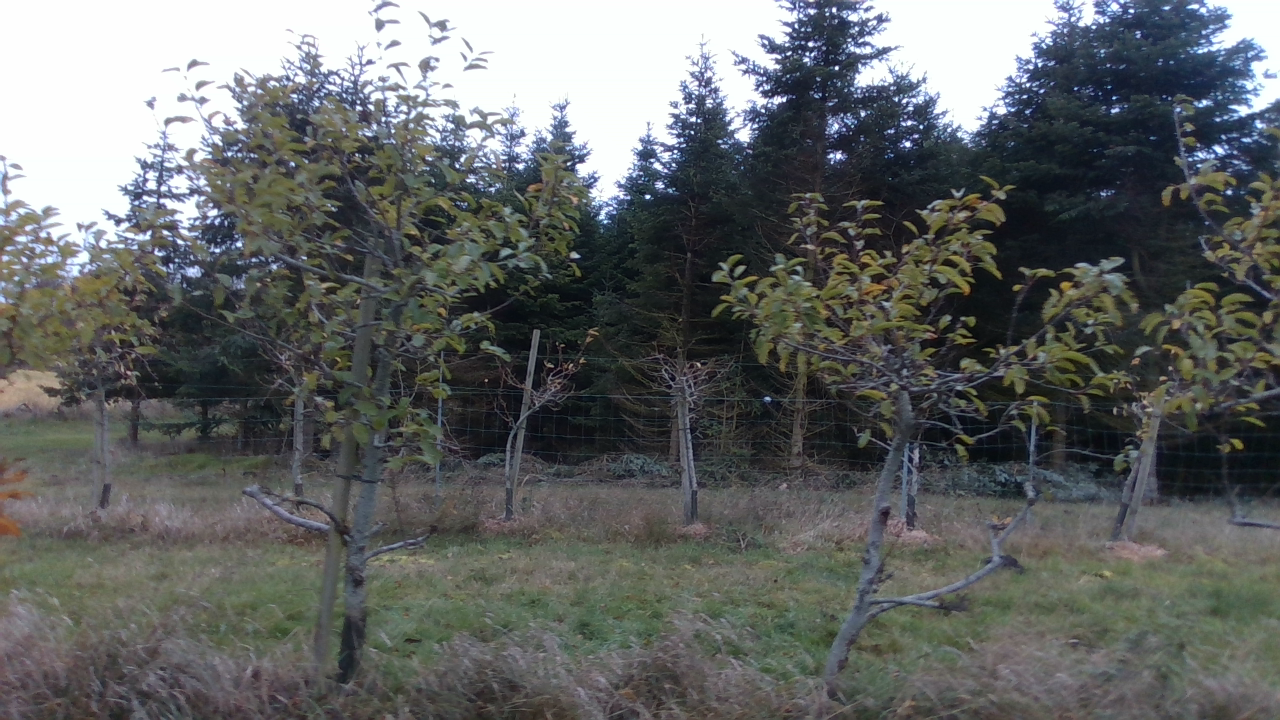
#> input picture RGB_color_pic_Color.png, 1280 x 720 px
$ python -i Main.py   (imports and definitions only)
#> lines starting #> are read from the running program, lines starting #| are printed output that depends on the picture
### colorFiltering.py
import cv2
import numpy as np
# This function colorThresholding extracts color in defined min and max BGR values.

# Used for testing
img = cv2.imread('RGB_color_pic_Color.png')
#> img is the input picture: shape (720, 1280, 3); mean B, G, R 101.1, 101.7, 98.7

# Threshold used to remove the sky
minThresh = np.array([230, 230, 230])  # ([minB, minG, minR])
maxThresh = np.array([255, 255, 255])  # ([maxB, maxG, maxR])


# This function is used in the main program
# [30 lines left out: functions colorThresholding, main, not called in this run]

    # if pressed escape exit program

    # Acces each frame from depth image
    # for f, frame in enumerate(depth_color_image):
    # print("Depth" + str(depth_frame.get_frame_number()))  # Acces frame number (Hvis det kan bruges til noget)
    # Acces each frame from Color image
    # for f, frame in enumerate(color_image):
    # Acces frame number
    # <print("Color" + str(color_frame.get_frame_number()))

    # if pressed escape exit program

# [2 lines that do not run on import are left out]

### Main.py
import os
from os import path
from sys import platform
import cv2
import numpy as np
import pyrealsense2 as rs
import time
from imutils.object_detection import non_max_suppression
from colorFiltering import colorThresholding


# [197 lines left out: functions pathToFile, initialize, getFrames, removeBackground, cutTrunkAndGround, not called in this run]


def findTrunk(binaryImage):
    # The binary image there is used as input is converted to BGR to make sure
    # it is possible to add bounding boxes in color later

    # Then a ROI is created to focus the template matching in the area where the trunks are located
    inputImg = cv2.cvtColor(binaryImage, cv2.COLOR_GRAY2BGR)
    height, width = binaryImage.shape
    ROI = binaryImage[(height // 2)+20:height-80, 0:width]
    ROIh, ROIw = ROI.shape
    ROI = cv2.cvtColor(ROI, cv2.COLOR_GRAY2BGR)

    # Then to determined how many template the folder is run through and added the template to a list
    numberOfTemplates = 0
    templateList = list()
    for trunk in os.listdir("Trunks"):
        if path.isfile(path.join("Trunks", trunk)):
            numberOfTemplates += 1
            template = cv2.imread(f"Trunks\\Trunk{numberOfTemplates}.png")
            templateList.append(template)

    # Then the templates is used for template matching on the ROI one at the time using the SQDIFF NORMED method
    # Then for each match there is better than 0.28 it adds that location to a new list containing the best matching
    # The locations is added to the list together with the opposite corner so the bounding boxes can be created.
    boxes = list()
    for i in range(numberOfTemplates):
        H, W = templateList[i].shape[:2]
        outputTemplate = cv2.matchTemplate(ROI, templateList[i], cv2.TM_SQDIFF_NORMED)
        (y_points, x_points) = np.where(outputTemplate <= 0.28)

        outputTemplate = cv2.cvtColor(outputTemplate, cv2.COLOR_GRAY2BGR)

        for (x, y) in zip(x_points, y_points):
            box = (x, y, x + W, y + H)
            boxes.append(box)

    # Then non-max suppression is done on the found matches to eliminate the overlapping matches
    boxes = non_max_suppression(np.array(boxes), overlapThresh=0.5)

    # Then all the matches is printed onto the input image and then that image is returned.
    inputImg_C = inputImg.copy()
    for (x1, y1, x2, y2) in boxes:
        cv2.rectangle(outputTemplate, (x1, y1), (x2, y2), (255, 0, 0), 3)
        cv2.rectangle(ROI, (x1, y1), (x2, y2), (255, 0, 0), 3)
        cv2.rectangle(inputImg_C, (x1 - 10, y1 + height - 80 - ROIh),
                      (x2 + 10, y2 + height - 80 - ROIh), (255, 0, 0), 3)
        # cv2.rectangle(inputImg_C, (0,((height // 2)+20)), (0+ROIw,((height // 2)+20+ROIh)), (255,50,125), 3)

    return inputImg_C


# [132 lines left out: functions findContours, imageShow, main, not called in this run]


# [2 lines not run here, left out]

>>> import cv2
>>> picture = cv2.imread('RGB_color_pic_Color.png', cv2.IMREAD_GRAYSCALE)
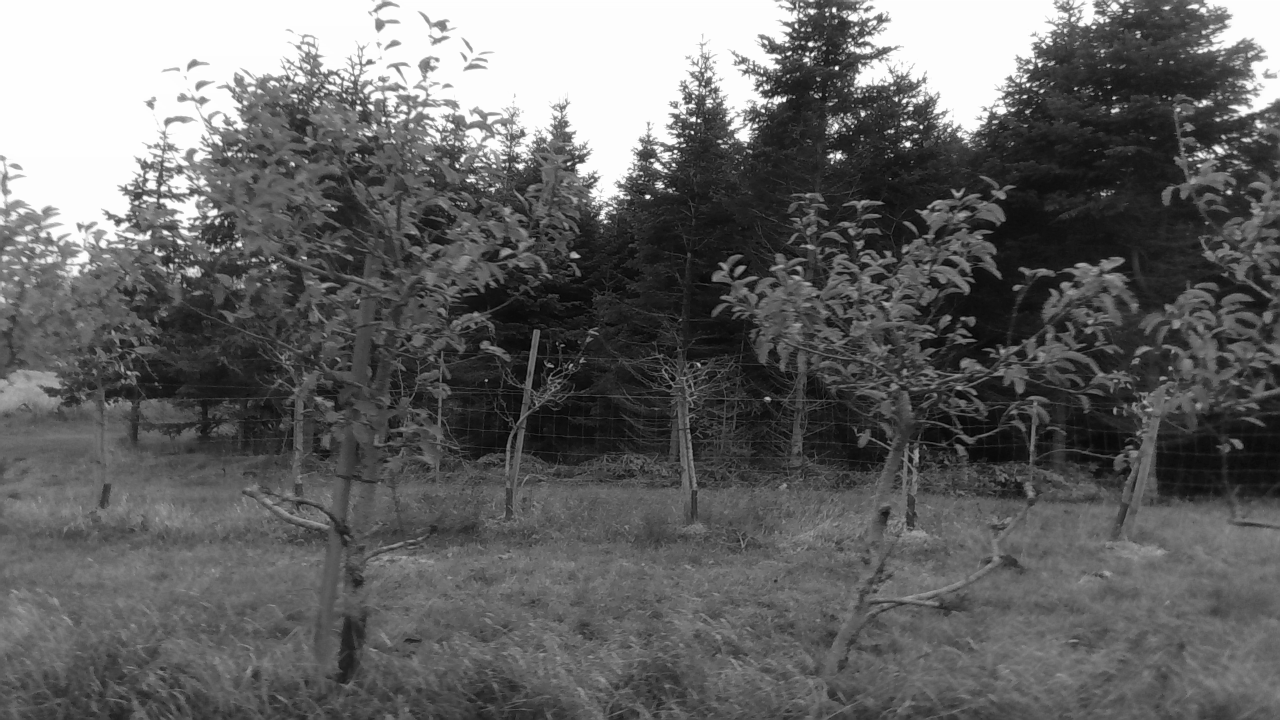
#> picture: shape (720, 1280); min 2, max 254, mean 100.3
>>> result = findTrunk(picture)
#> in findTrunk, `ROI = binaryImage[(height // 2)+20:height-80, 0:width]`:
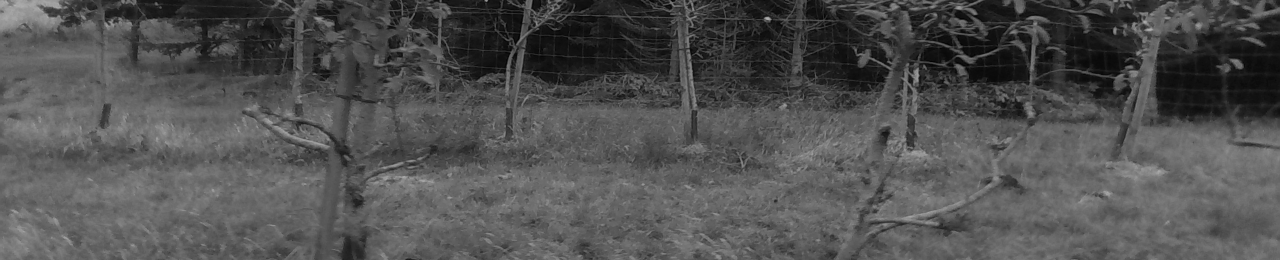
#> ROI: shape (260, 1280); min 2, max 179, mean 81.1
#> (the run stopped early here; a loop or call above may not have finished)
